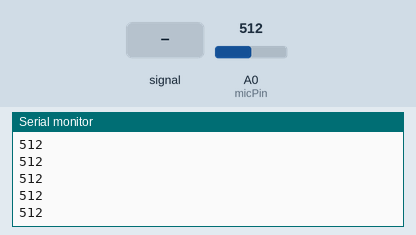
A sketch run on a simulated Arduino Uno, built with avr-gcc and run on an emulated ATmega328P. On the bench: the last lines printed to the serial monitor. Inputs (shaded band) come from the test bench; at power-on: A0 (micPin) = 512.

Above: at 1.2 s.
1.3 s: A0 (micPin) fed a 200 Hz sine of ±81 counts around its level
At 1.31 s:
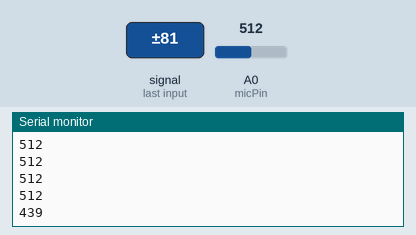
2.8 s: A0 (micPin) set to 716
At 2.81 s:
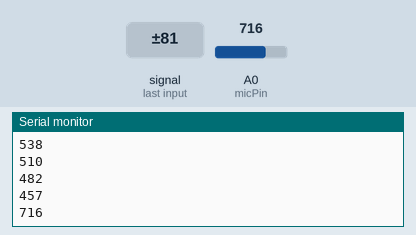
4.3 s: A0 (micPin) fed a 1000 Hz sine of ±255 counts around its level
At 4.42 s:
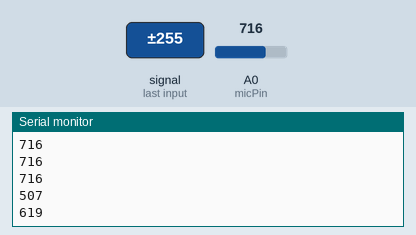
5.8 s: A0 (micPin) set to 900
At 5.82 s:
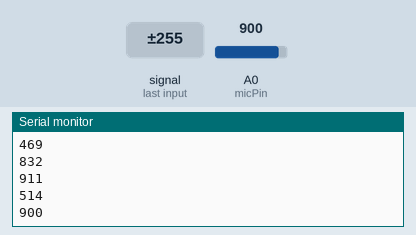
Timing chart, 0 to 8.3 s (numbered marks = the images above; inputs shaded):
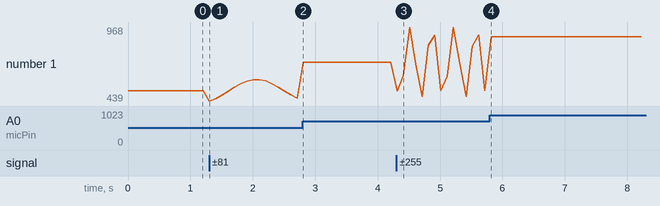

The sketch:

mic-test.ino
```cpp
// KY-037 Microphone Test
// Read analog values and print to Serial Monitor

const int micPin = A0; // analog pin connected to KY-037 A0

void setup() {
  Serial.begin(9600);
}

void loop() {
  int level = analogRead(micPin); // read analog value (0-1023)
  Serial.println(level);
  delay(100); // 10 readings per second
}
```

Measured:
- after the input at 1.3 s, the serial monitor: prints a new line at once (image 1)
- after the input at 2.8 s, the serial monitor: prints a new line at once (image 2)
- after the input at 4.3 s, the serial monitor: prints a new line after 0.11 s (image 3)
- after the input at 5.8 s, the serial monitor: prints a new line at once (image 4)
- plotted number 1: 512 → 457 after the input at 1.3 s, 457 → 716 after the input at 2.8 s, 716 → 514 after the input at 4.3 s, 514 → 900 after the input at 5.8 s
